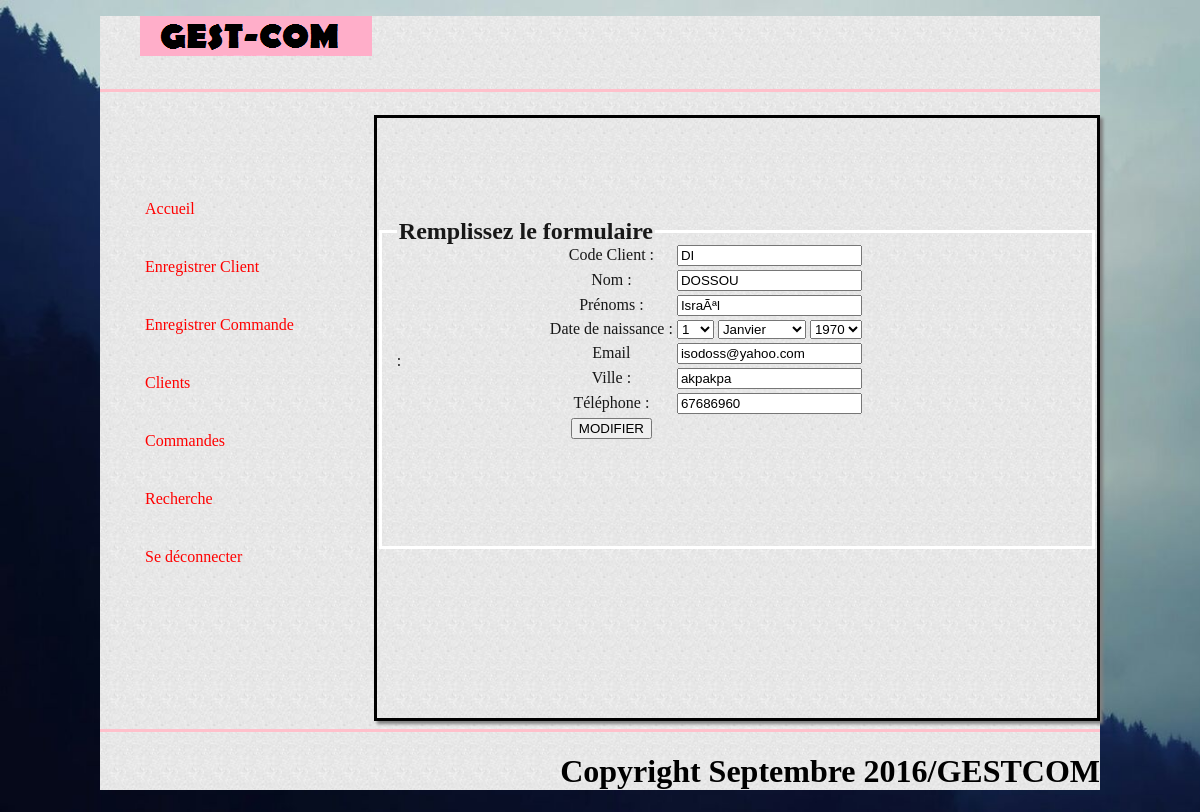
The page /index1.php?pg=modifierclient&id=27 (signed in) on the database its author committed.
### tables this page shows
CREATE TABLE IF NOT EXISTS `client` (
  `id` int(11) NOT NULL AUTO_INCREMENT,
  `codeclient` varchar(255) NOT NULL,
  `nom` varchar(255) NOT NULL,
  `prenoms` varchar(255) NOT NULL,
  `datenaissance` varchar(255) NOT NULL,
  `email` varchar(255) NOT NULL,
  `ville` varchar(255) NOT NULL,
  `telephone` int(11) NOT NULL,
  PRIMARY KEY (`id`)
);

### modifierclient.php (the view, shortened to what this page needs)
<?php
$id = $_GET['id'];
?>
	<fieldset>
		<legend><h2>Remplissez le formulaire</h2></legend>
			<table id="enregistre">
			<caption></Br></Br></caption>
			<form method="POST" >
			<?php
				$bdd = new PDO('mysql:host=localhost;dbname=gestioncom', 'root', '', array(PDO::ATTR_ERRMODE => PDO::ERRMODE_EXCEPTION));
				$reponse = $bdd->prepare('SELECT * FROM client WHERE id = ?');
				$reponse->execute(array($id));
				$donnee = $reponse->fetch();
			?>
			<div  id="formulaire">
						<tr>
							<td><label for="codeclient">Code Client : </label></td>
							<td><INPUT Name="codeclient" TYPE="text" value = "<?php if (!empty($donnee['codeclient'])) {echo $donnee['codeclient'];} ?>"  required/></td>
						</tr></Br>
						<tr>
							<td><label for="nom">Nom :</label></td>
							<td><INPUT Name="nom" TYPE="text" value = "<?php if (!empty($donnee['nom'])) {echo $donnee['nom'];} ?>"required/></td>
						</tr></Br>
						<tr>
							<td><label for="prenoms">Prénoms :</label></td>
							<td><INPUT Name="prenoms" TYPE="text" value = "<?php if (!empty($donnee['prenoms'])) {echo $donnee['prenoms'];} ?>"required/></td>
						</tr></Br>
						<tr>
							<td><label for="datenaissance">Date de naissance :</label></td>
							<td>
                                                            <select name="jour">
                                                                    <?php
                                                                    for($i=1; $i<=31 ; $i++)
                                                                    {?>
                                                                            <option value="<?php echo $i; ?>"><?php echo $i; ?></option>
                                                                    <?php } ?>
                                                            </select>
                                                            <select name="mois">
                                                                    <?php
                                                                    $mois = array ('Janvier', 'Février', 'Mars', 'Avril', 'Mai', 'Juin', 'Juillet', 'Aout', 'Septembre', 'Octobre', 'Novembre', 'Décembre',);
                                                                    for($i=0; $i<12 ; $i++)
                                                                    {?>
                                                                            <option value="<?php echo $i+1; ?>"><?php echo $mois[$i]; ?></option>
                                                                    <?php } ?>
                                                            </select>
                                                            <select name="annee">
                                                                    <?php
                                                                    for($i=1970; $i<=2030 ; $i++)
                                                                    {?>
                                                                            <option value="<?php echo $i; ?>"><?php echo $i; ?></option>
                                                                    <?php } ?>
                                                            </select>
                                                        </td>
						</tr></Br>
						<tr>
							<td><label for="email">Email </label></td>:
							<td><INPUT Name="email" TYPE="email" value = "<?php if (!empty($donnee['email'])) {echo $donnee['email'];} ?>"required/></td>
						</tr></Br>
						<tr>
							<td><label for="ville">Ville :</label></td>
							<td><INPUT Name="ville" TYPE="text" value = "<?php if (!empty($donnee['ville'])) {echo $donnee['ville'];} ?>"required/></td>
						</tr></Br>
						<tr>
							<td><label for="telephone">Téléphone :</label></td>
							<td><INPUT Name="telephone" TYPE="tel" value = "<?php if (!empty($donnee['telephone'])) {echo $donnee['telephone'];} ?>"required/></td>
						</tr></Br>
						<tr>
							<td><INPUT TYPE="submit" name="submit" VALUE="MODIFIER" ></td>
						</tr>
			</div>
		</form>
			</table>
	</fieldset>

### gestcom.css (style rules this page uses)
body { background-image: url('2.jpg'); background-size: cover; background-repeat: no-repeat; background-attachment:cover; color: #181818; }
#formulaire { text-align: center; }
#enregistre { text-align: center; margin-left: 150px; margin-top: -200px; }
fieldset { padding: 15px 30px 30px 15px; margin-top: 80px; border:3px solid white; height: 300px; }

### rows shown on the page
client: codeclient "DI", nom "DOSSOU", prenoms "IsraÃªl", email "isodoss@yahoo.com", ville "akpakpa", telephone "67686960"

### other values the page prints
form field jour "1"
form field mois "Janvier"
form field annee "1970"
